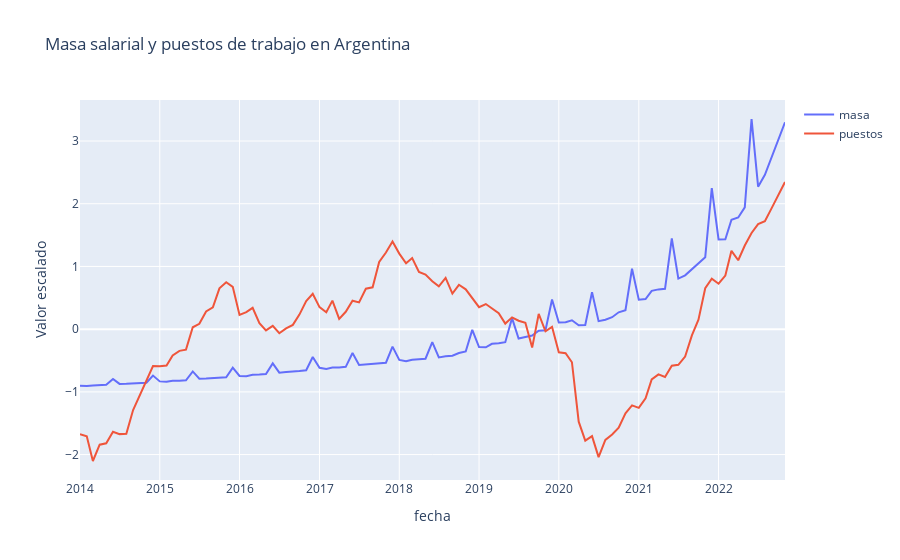

Notebook source saved alongside this figure:
### Markdown cell above
<p align="justify">
Vamos a realizar el mismo gráfico con <code>plotly</code>  para tener un gráfico mucho más profesional

### Code cell
import pandas as pd
import plotly.express as px

fig = px.line(sal_esc,
              x=sal_esc.index,
              y=['masa', 'puestos'],
              title='Masa salarial y puestos de trabajo en Argentina',
              labels={'value': 'Valor escalado', 'variable': '', 'date': 'Fecha'})

# Mostrar el gráfico
fig.show()
